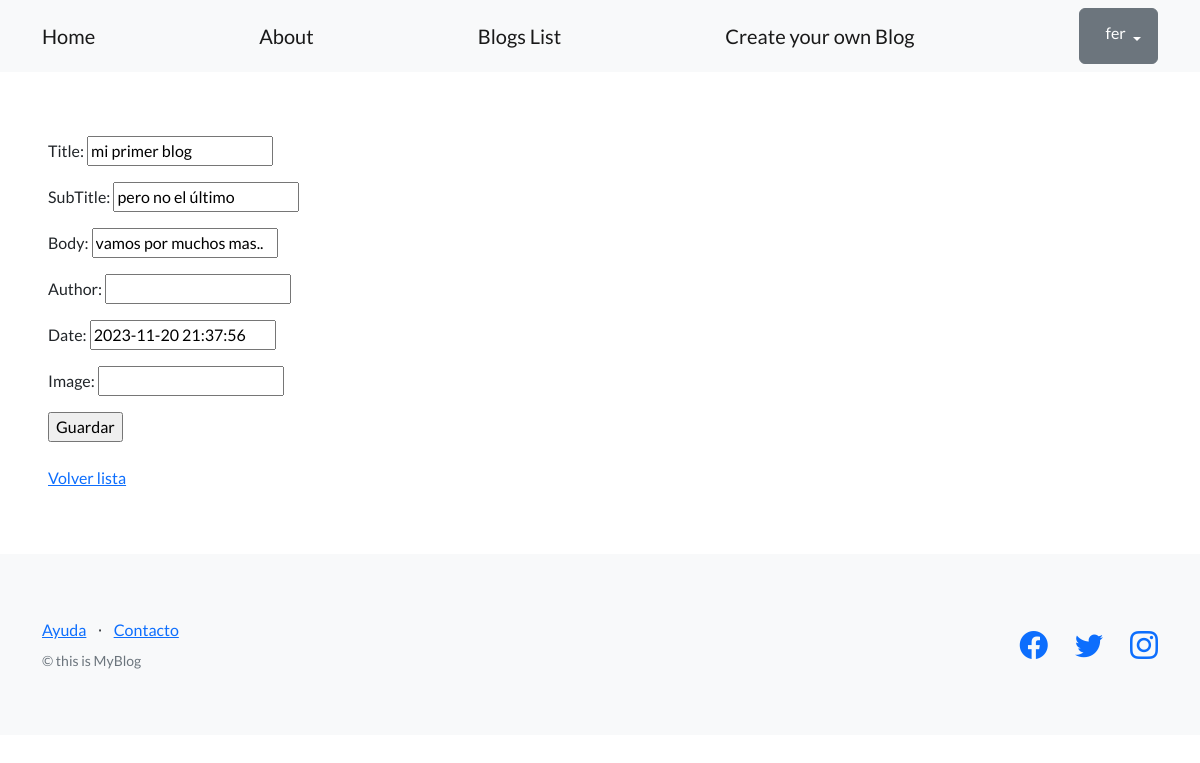
Page /blogs/edit-articles/1/ (signed in) on the earlier database version.
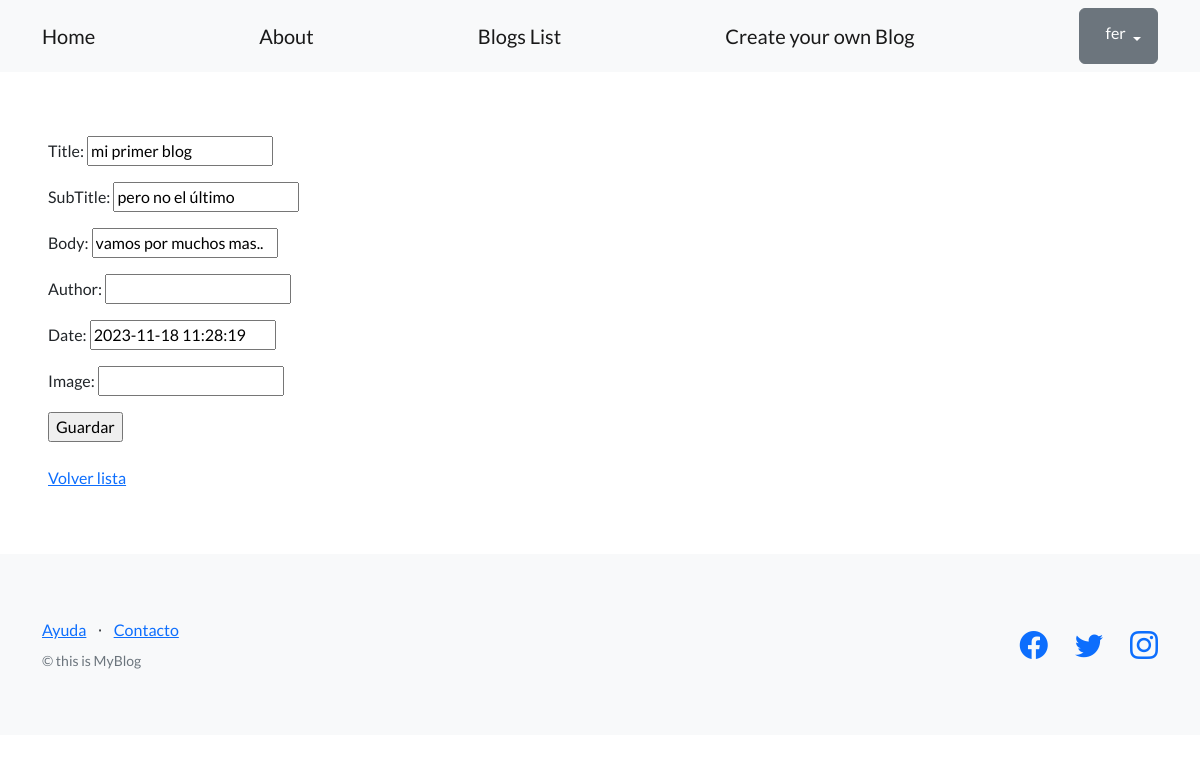
Same page on the later database version.
### AppBlogs/models.py (models this page shows, shortened)
class Articles(models.Model):
    title = models.CharField(max_length=256)
    subTitle = models.CharField(max_length=256)
    body = models.CharField(max_length=256)
    author = models.CharField(max_length=20, blank=True, null=True)
    date = models.DateTimeField(default=datetime.now)
    image = models.CharField(max_length=32)
    creador = models.ForeignKey(User, on_delete=models.SET_NULL, null=True)

### AppBlogs/views.py (the view)
# urls.py: path("edit-articles/<int:pk>/", ArticlesUpdateView.as_view(), name="edit_articles"),
class ArticlesUpdateView(LoginRequiredMixin, UpdateView):
    model = Articles
    fields = ('title', 'subTitle', 'body', 'author', 'date', 'image')
    success_url = reverse_lazy('list_articless')

### AppBlogs/templates/AppBlogs/articles_form.html (shortened to what this page needs)
{% extends "base.html" %}
{% block contenido %}
<form method="post">
  {{ form.as_p }}
  <input type="submit" value="Guardar" />
</form>
<br>
<a href="{% url 'list_articless' %}">Volver lista</a>
{% endblock contenido %}

Differences in the rows shown:
changed Articles "mi primer blog": date "2023-11-20 21:37:56" → "2023-11-18 11:28:19"
